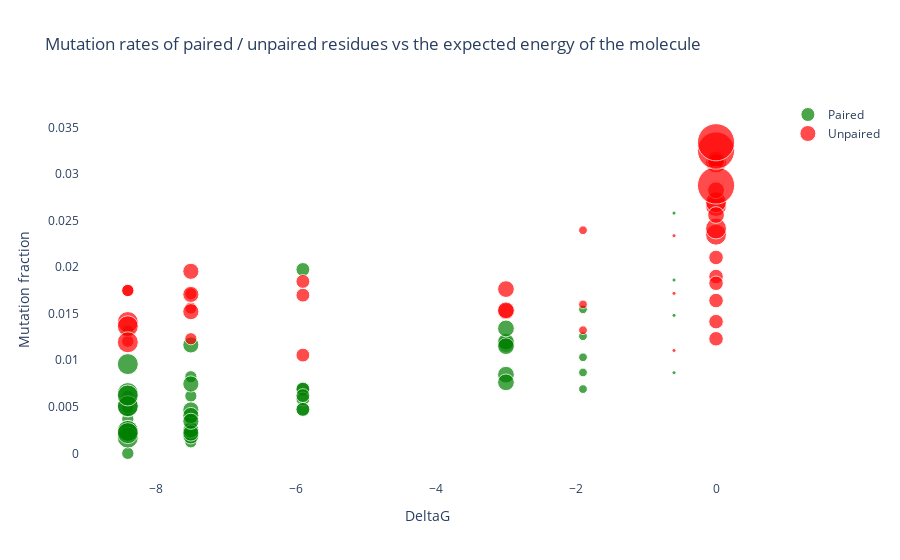

The cell this chart's notebook holds for it:
### Markdown cell above
## DeltaG vs mutation fraction

### Code cell
fig = study.deltaG_vs_sub_rate(sample=sample, section='ROI', family=family, base_type=['A','C'])['fig']
fig.show()
fig.write_html(os.path.join(path_figs, 'deltaG_vs_sub_rate.html'))
